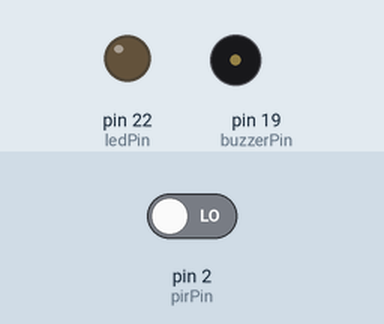
Simulated run of this sketch. Board: Arduino Mega 2560, built with avr-gcc and run on an emulated ATmega2560. Shown: output pins drawn as LEDs (lit = HIGH), buzzer (waves = sounding, pin HIGH). Dashed ring = blinking. The inputs (shaded band) are chosen by the test bench; at power-on: pin 2 (pirPin) LOW.

Above: at 1.2 s.
1.3 s: pin 2 (pirPin) driven HIGH
At 1.7 s:
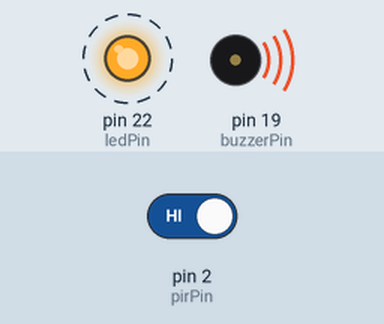
4.3 s: pin 2 (pirPin) driven LOW
At 5.1 s:
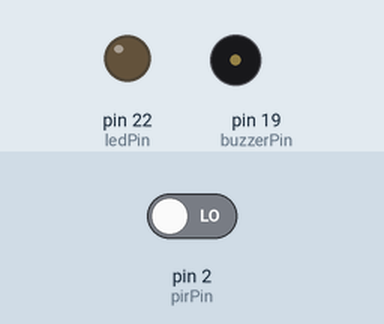
Timing chart, 0 to 7.3 s (numbered marks = the images above; inputs shaded):
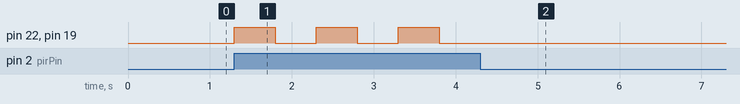

Measured:
- after the input at 1.3 s, pin 22 (ledPin), pin 19 (buzzerPin): alternates HIGH for 0.50 s and LOW for 0.50 s, starting at once
- after the input at 4.3 s, pin 22 (ledPin), pin 19 (buzzerPin): stops changing and stays LOW

The sketch:

Project_16_Burglar_Alarm.ino
```cpp
//**********************************************************************
/*
 * 文件名 : 防窃警报器
 * 文件名 : 人体红外传感器,蜂鸣器和LED模拟防盗报警.
 * 作者 : www.keyes-robot.com
*/
#define buzzerPin   19   // 蜂鸣器的引脚
#define ledPin   22     // LED的引脚
#define pirPin   2     // 人体红外传感器的引脚
byte pirStat = 0;   // 人体红外传感器的状态
void setup() {
 pinMode(buzzerPin, OUTPUT);
 pinMode(ledPin, OUTPUT);
 pinMode(pirPin, INPUT);
}
void loop()
{
 pirStat = digitalRead(pirPin);
 if (pirStat == HIGH)
 {            // 如果发现有人或动物移动
   digitalWrite(buzzerPin, HIGH);  // 蜂鸣器蜂鸣
   digitalWrite(ledPin, HIGH);  // led灯点亮
   delay(500);
   digitalWrite(buzzerPin, LOW);  // 蜂鸣器不响
   digitalWrite(ledPin, LOW);  // led熄灭
   delay(500);
 }
 else {
   digitalWrite(buzzerPin, LOW); // 如果没有发现人或动物在移动，关闭蜂鸣器
   digitalWrite(ledPin, LOW);  // led熄灭
 }
}
//*********************************************************************************
```
